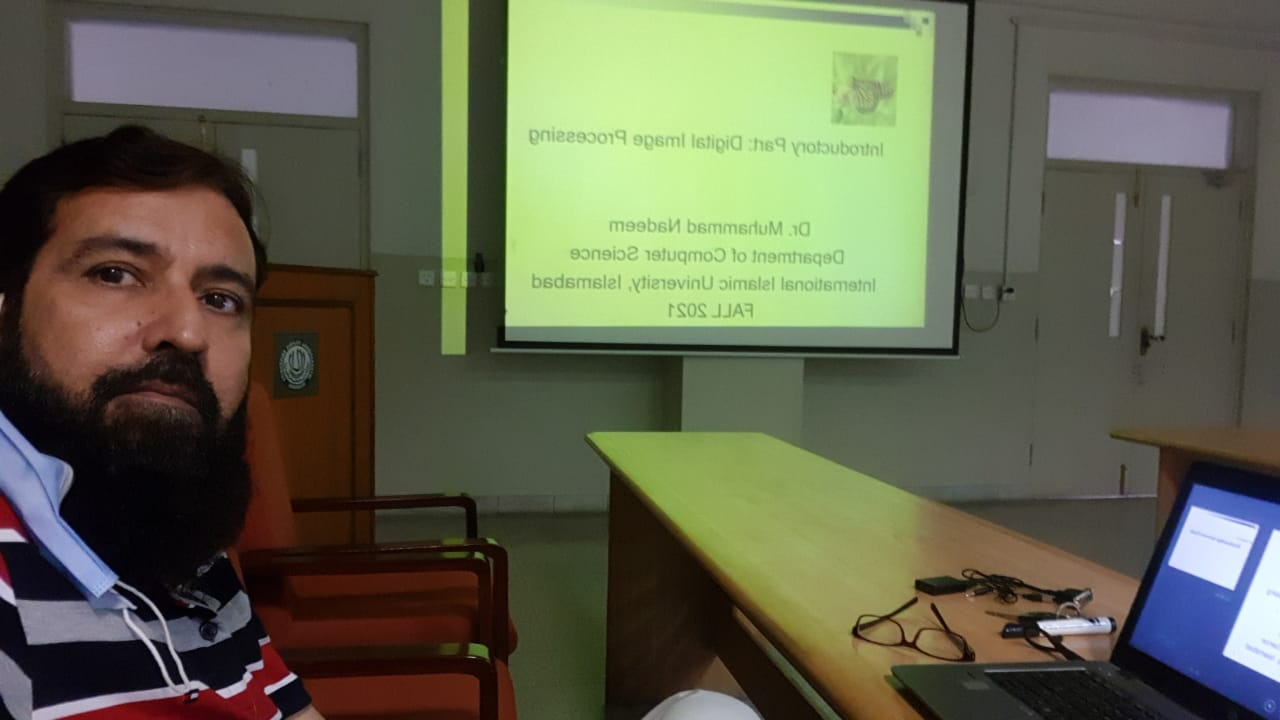
#> input picture Nadeem.jpeg, 1280 x 720 px; the run also reads 1 picture not shown here
$ jupyter execute --allow-errors 'Image Histogram.ipynb'
#> lines starting #> are read from the running program, lines starting #| are printed output that depends on the picture; after the words box and inside, x2 and y2 are one past the last pixel; in counts of white or black regions, pixels touching at a corner belong together
# Displaying Image Histogram Color and GrayScale Images

[cell 1]
"""
 * Generate a grayscale histogram for an image.
 *
 * Usage: python GrayscaleHistogram.py <fiilename>
"""
import sys
import numpy as np
import skimage.color
import skimage.io
from matplotlib import pyplot as plt

# read image, based on command line filename argument;
# read the image as grayscale from the outset
image = skimage.io.imread(fname=sys.argv[1], as_gray=True)
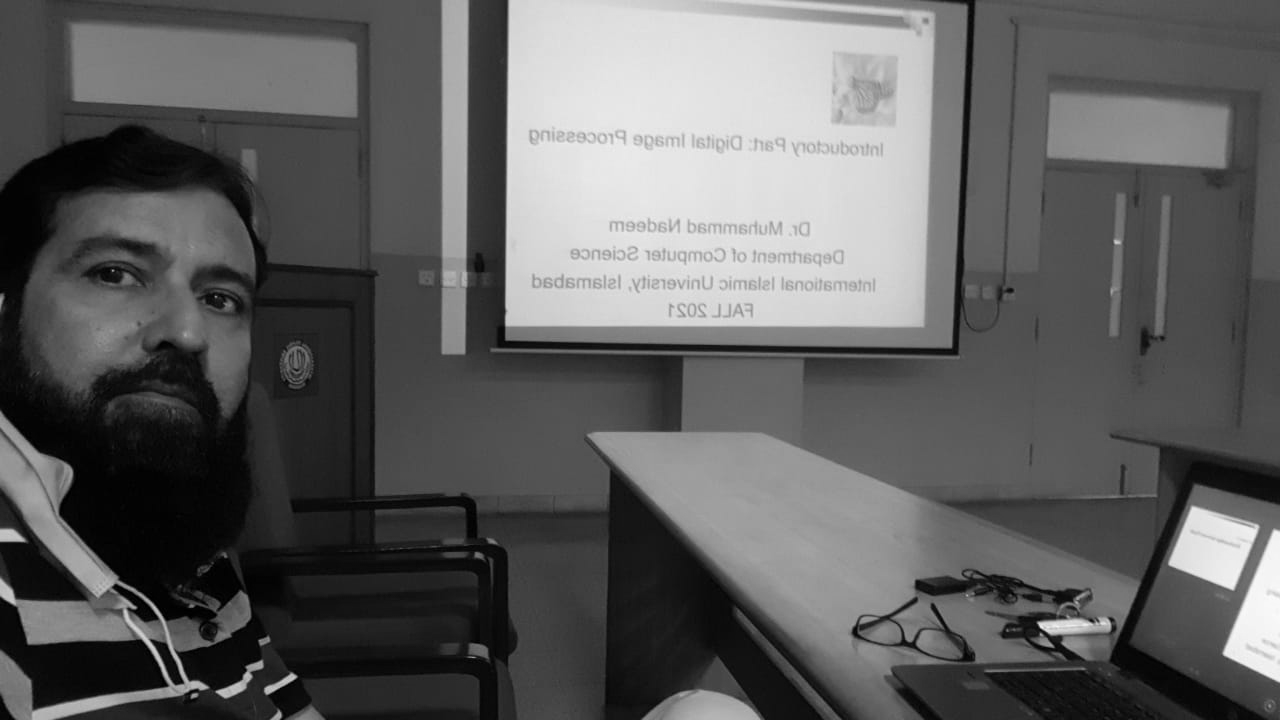
#> image: shape (720, 1280) float64; min 0.000565, max 0.988, mean 0.373

# display the image
skimage.io.imshow(image)

[cell 2]
import cv2

# importing library for plotting
from matplotlib import pyplot as plt

# reads an input image
img = cv2.imread('Nadeem.jpeg',0)
#> img: shape (720, 1280); min 0, max 253, mean 94

# find frequency of pixels in range 0-255
histr = cv2.calcHist([img],[0],None,[256],[0,256])
#> histr = 256 values, max 19146 at index 82, min 0 at index 252, mean 3600

# show the plotting graph of an image
plt.plot(histr)
plt.show()
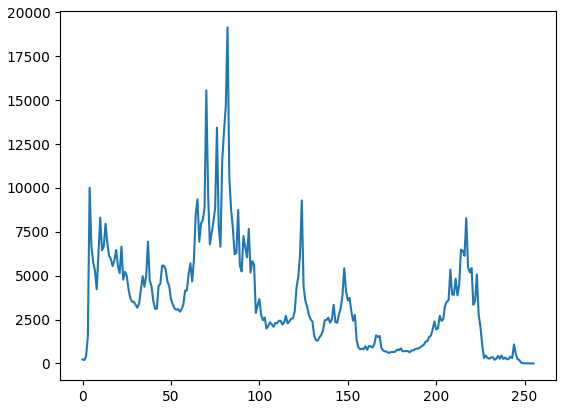
#> figure drawn by matplotlib, 1 panel; curve peaks at x = 82, y = 19146

[cell 3]
import cv2

# importing library for plotting
from matplotlib import pyplot as plt

# reads an input image
img = cv2.imread('Nadeem.png',0)
#> img: shape (720, 1280); min 0, max 250, mean 94.8

# find frequency of pixels in range 0-255
histr = cv2.calcHist([img],[0],None,[256],[0,256])
#> histr = 256 values, max 73584 at index 0, min 0 at index 1, mean 3600

# show the plotting graph of an image
plt.plot(histr)
plt.show()
#> figure, not shown here; curve peaks at x = 0, y = 73584

[cell 4]
import cv2

# importing library for plotting
from matplotlib import pyplot as plt

# reads an input image
img = cv2.imread('Nadeem_bw.png',0)
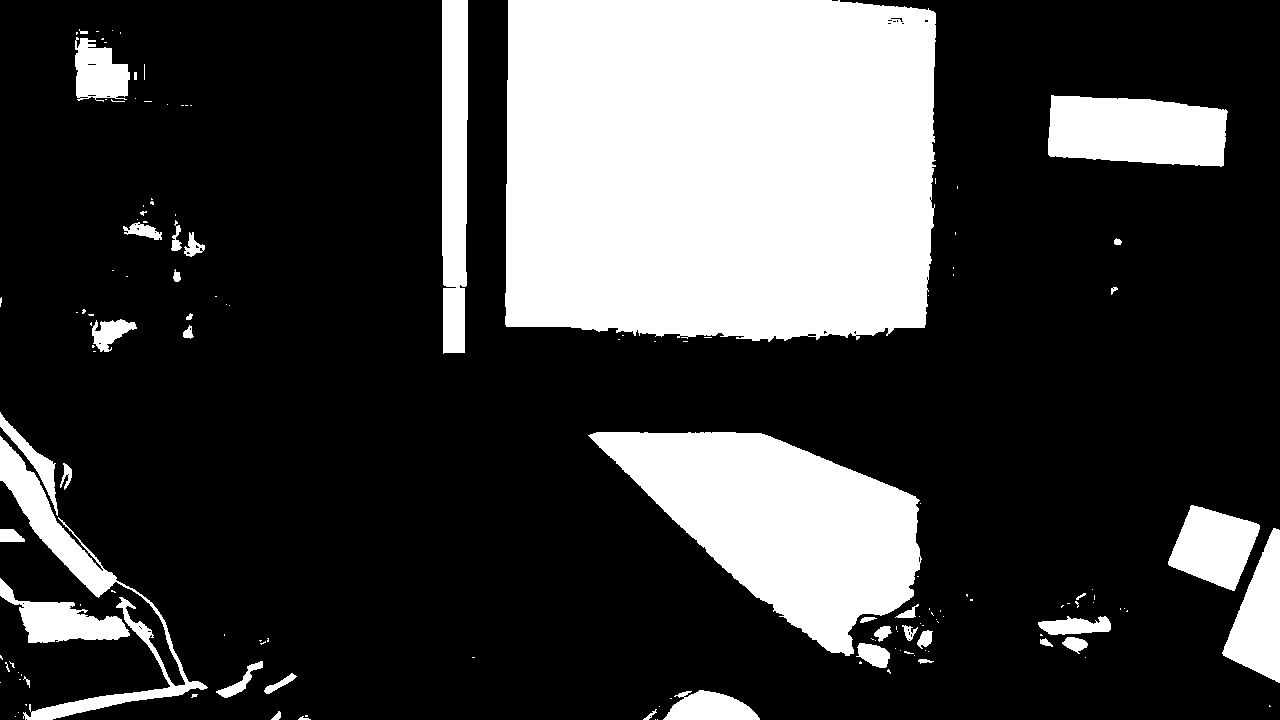
#> input picture Nadeem_bw.png, 1280 x 720 px
#> img: shape (720, 1280); 25.3% white; 146 white regions (105 under 20 px), largest, box (x1, y1, x2, y2) and area: (505, 0, 936, 342) 141167, (588, 432, 922, 656) 39890, (1048, 95, 1228, 167) 10800

# find frequency of pixels in range 0-255
histr = cv2.calcHist([img],[0],None,[256],[0,256])
#> histr = 256 values, max 688252 at index 0, min 0 at index 1, mean 3600

# show the plotting graph of an image
plt.plot(histr)
plt.show()
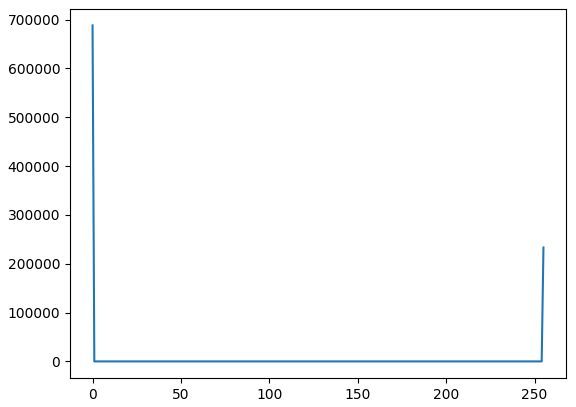
#> figure drawn by matplotlib, 1 panel; curve peaks at x = 0, y = 688252

[cell 5]
import cv2

# importing library for plotting
from matplotlib import pyplot as plt

# reads an input image
img = cv2.imread('nad.jpeg',0)
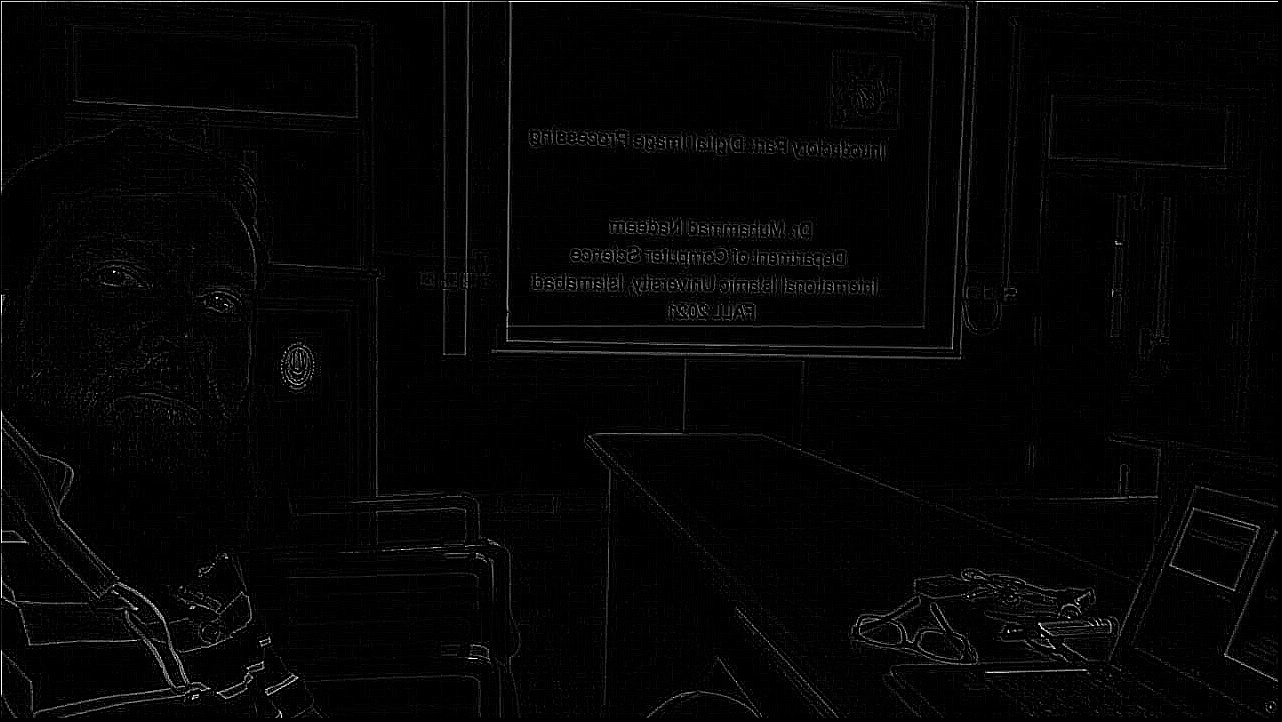
#> input picture nad.jpeg, 1282 x 722 px
#> img is the input picture: shape (722, 1282); min 0, max 255, mean 5

# find frequency of pixels in range 0-255
histr = cv2.calcHist([img],[0],None,[256],[0,256])
#> histr = 256 values, max 435088 at index 0, min 2 at index 235, mean 3615.6

# show the plotting graph of an image
plt.plot(histr)
plt.show()
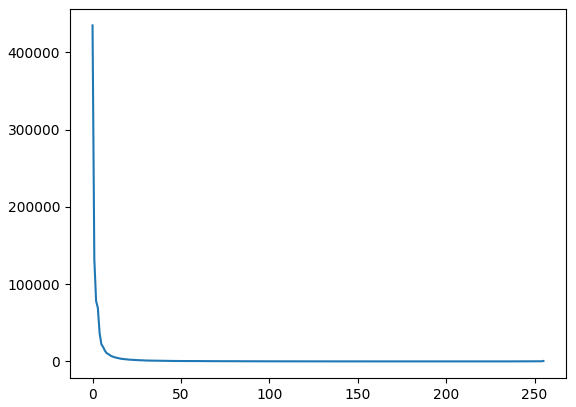
#> figure drawn by matplotlib, 1 panel; curve peaks at x = 0, y = 435088

[cell 6]
from skimage import io
import matplotlib.pyplot as plt
image = io.imread('Nadeem.jpeg')
#> image: shape (720, 1280, 3)
_ = plt.hist(image.ravel(), bins = 8 )
_ = plt.xlabel('Intensity Value')
_ = plt.ylabel('Count')
plt.show()
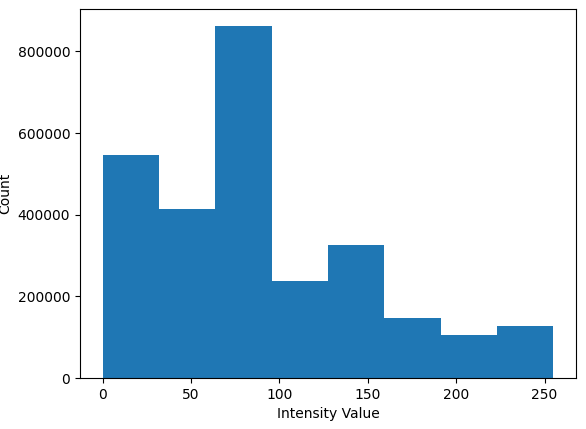
#> figure drawn by matplotlib, 1 panel; tallest bar 861533 high, from x = 63.75 to 95.62
#> (the rest of this cell did not finish here and is left out)

[cell 7]
from skimage import io
import matplotlib.pyplot as plt
image = io.imread('Nadeem.png')
#> image: shape (720, 1280, 4)

_ = plt.hist(image.ravel(), bins = 256, color = 'orange', )
_ = plt.hist(image[:, :, 0].ravel(), bins = 256, color = 'red', alpha = 0.5)
_ = plt.hist(image[:, :, 1].ravel(), bins = 256, color = 'Green', alpha = 0.5)
_ = plt.hist(image[:, :, 2].ravel(), bins = 256, color = 'Blue', alpha = 0.5)
_ = plt.xlabel('Intensity Value')
_ = plt.ylabel('Count')
_ = plt.legend(['Total', 'Red_Channel', 'Green_Channel', 'Blue_Channel'])
plt.show()
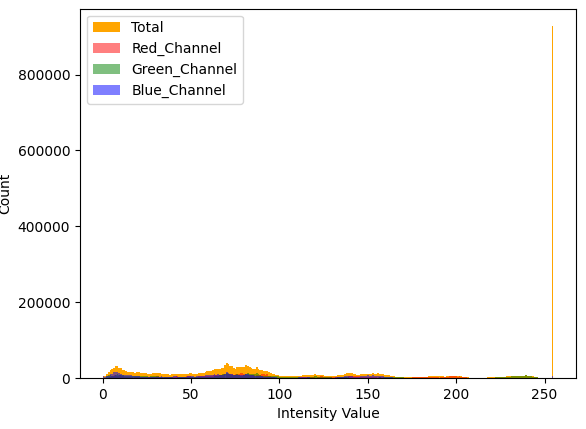
#> figure drawn by matplotlib, 1 panel; tallest bar 927386 high, from x = 254 to 255; tallest bar 14488 high, from x = 78.46 to 79.41; tallest bar 13624 high, from x = 86.66 to 87.66
#> (the rest of this cell did not finish here and is left out)

[cell 8]
from skimage import io
import matplotlib.pyplot as plt
#> (the rest of this cell did not finish here and is left out)

[cell 9]
import cv2

# importing library for plotting
from matplotlib import pyplot as plt

# reads an input image
img = cv2.imread('chess.svg',0)

# find frequency of pixels in range 0-255
histr = cv2.calcHist([img],[0],None,[256],[0,256])
#> histr = 256 values from 0 to 0

# show the plotting graph of an image
plt.plot(histr)
plt.show()
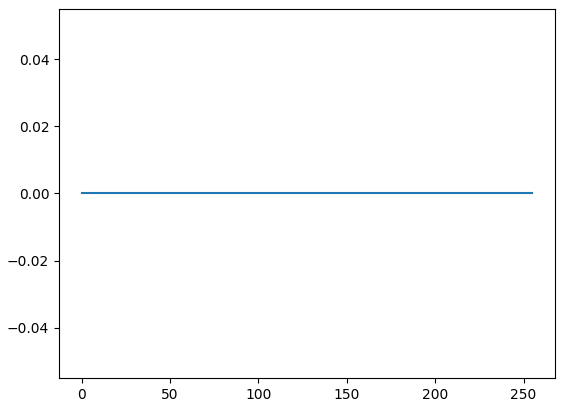
#> figure drawn by matplotlib, 1 panel
